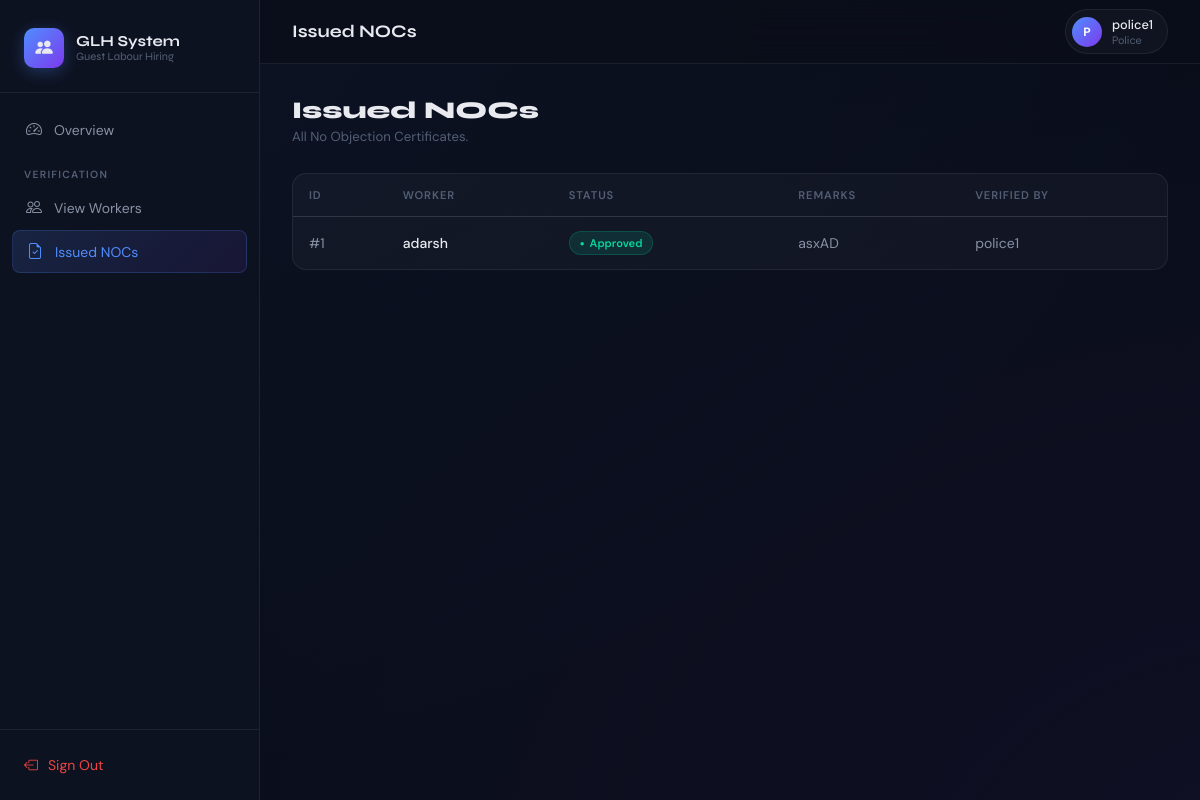
The app's page /police/nocs/ (signed in) with its own data.
### hiring/models.py (models this page shows, shortened)
class UserProfile(models.Model):
    USER_TYPE_CHOICES = [
        ('Admin',    'Admin'),
        ('Police',   'Police'),
        ('Employer', 'Employer'),
        ('Worker',   'Worker'),
    ]
    STATUS_CHOICES = [
        ('Active',   'Active'),
        ('Inactive', 'Inactive'),
    ]
    user      = models.OneToOneField(User, on_delete=models.CASCADE, related_name='profile')
    user_type = models.CharField(max_length=20, choices=USER_TYPE_CHOICES)
    status    = models.CharField(max_length=10, choices=STATUS_CHOICES, default='Active')

class NOC(models.Model):
    STATUS_CHOICES = [
        ('Pending',  'Pending'),
        ('Approved', 'Approved'),
        ('Rejected', 'Rejected'),
    ]
    nid         = models.AutoField(primary_key=True)
    worker      = models.OneToOneField(Worker, on_delete=models.CASCADE, related_name='noc')
    status      = models.CharField(max_length=10, choices=STATUS_CHOICES, default='Pending')
    remarks     = models.TextField(blank=True)
    verified_by = models.ForeignKey(UserProfile, on_delete=models.SET_NULL, null=True, blank=True, related_name='verified_nocs')

class Worker(models.Model):
    GENDER_CHOICES = [('Male', 'Male'), ('Female', 'Female'), ('Other', 'Other')]
    wid             = models.AutoField(primary_key=True)
    name            = models.CharField(max_length=100)
    address         = models.TextField()
    gender          = models.CharField(max_length=10, choices=GENDER_CHOICES)
    phone           = models.CharField(max_length=15)
    email           = models.EmailField(unique=True)
    aadhaar_number  = models.CharField(max_length=12, unique=True)
    date_of_birth   = models.DateField()
    languages_known = models.CharField(max_length=200)
    login           = models.OneToOneField(UserProfile, on_delete=models.CASCADE, related_name='worker_profile')

### hiring/views.py (the view)
# urls.py: path('police/nocs/',                  views.police_view_nocs,    name='police_view_nocs'),
@login_required
def police_view_nocs(request):
    if get_role(request.user) != 'Police':
        return redirect('dashboard')
    nocs = NOC.objects.select_related('worker', 'verified_by').all()
    return render(request, 'hiring/police/view_nocs.html', {'nocs': nocs})

### hiring/views.py (called while the page is built)
def get_role(user):
    try:
        return user.profile.user_type
    except Exception:
        return None

### hiring/templates/hiring/police/view_nocs.html (shortened to what this page needs)
{% extends "hiring/base.html" %}
{% block page_title %}Issued NOCs{% endblock %}
{% block sidebar %}
<a href="{% url 'police_dashboard' %}"><i class="bi bi-speedometer2"></i> Overview</a>
<div class="nav-label">Verification</div>
<a href="{% url 'police_view_workers' %}"><i class="bi bi-people"></i> View Workers</a>
<a href="{% url 'police_view_nocs' %}" class="active"><i class="bi bi-file-earmark-check"></i> Issued NOCs</a>
{% endblock %}
{% block content %}
<div class="page-header fade-up"><div><h1>Issued NOCs</h1><p>All No Objection Certificates.</p></div></div>
<div class="card fade-up"><div class="table-wrap"><table>
<thead><tr><th>ID</th><th>Worker</th><th>Status</th><th>Remarks</th><th>Verified By</th></tr></thead>
<tbody>
{% for n in nocs %}
<tr><td>#{{ n.nid }}</td><td style="color:var(--text);font-weight:500;">{{ n.worker.name }}</td><td><span class="badge badge-{{ n.status|lower }}">{{ n.status }}</span></td><td style="max-width:200px;overflow:hidden;text-overflow:ellipsis;white-space:nowrap;">{{ n.remarks|default:"—" }}</td><td>{{ n.verified_by.user.username|default:"Pending" }}</td></tr>
{% empty %}<tr><td colspan="5"><div class="empty-state"><i class="bi bi-file-earmark-check"></i><p>No NOCs issued yet.</p></div></td></tr>{% endfor %}
</tbody></table></div></div>
{% endblock %}

### hiring/templates/hiring/base.html (shortened to what this page needs)
<!DOCTYPE html>
<html lang="en">
<head>
  <link rel="stylesheet" href="https://cdn.jsdelivr.net/npm/bootstrap-icons@1.11.3/font/bootstrap-icons.css">
</head>
<body>
{% if user.is_authenticated %}
<div class="app-layout">
  <aside class="sidebar">
    <div class="sidebar-brand">
      <div class="logo">
        <div class="logo-icon"><i class="bi bi-people-fill"></i></div>
        <div class="logo-text">GLH System<div class="logo-sub">Guest Labour Hiring</div></div>
      </div>
    </div>
    <nav class="sidebar-nav">{% block sidebar %}{% endblock %}</nav>
    <div class="sidebar-footer"><a href="{% url 'logout' %}"><i class="bi bi-box-arrow-left"></i> Sign Out</a></div>
  </aside>
  <div class="main-wrap">
    <div class="topbar">
      <div class="topbar-title">{% block page_title %}Dashboard{% endblock %}</div>
      <div class="user-badge">
        <div class="user-avatar">{{ user.username|slice:":1"|upper }}</div>
        <div><div class="user-name">{{ user.username }}</div><div class="user-role">{{ user.profile.user_type }}</div></div>
      </div>
    </div>
    <div class="content">
      {% block content %}{% endblock %}
    </div>
  </div>
</div>
{% else %}{% block public_content %}{% endblock %}{% endif %}
</body>
</html>

### records on screen
NOC: nid "1", worker.name "adarsh", status "Approved", remarks "asxAD", verified_by.user.username "police1"

### other values on screen
{{ user.username|slice:":1"|upper }} "P"
{{ user.username }} "police1"
{{ user.profile.user_type }} "Police"
